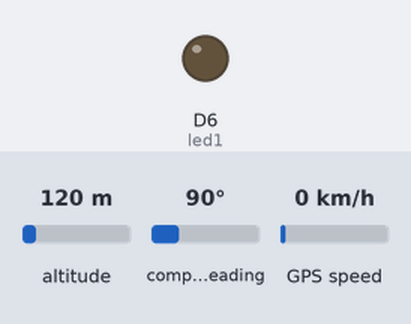
A sketch run on a simulated Particle Photon. On the bench: output pins drawn as LEDs (lit = HIGH). The inputs (shaded band) are chosen by the test bench; at power-on: altitude 120 m, compass heading 90°, GPS speed 0 km/h. The GPS gets a fix after 3 s at 37.7749, -122.4194 with 8 satellites.

Above: at 8.5 s.
At 17.27 s:
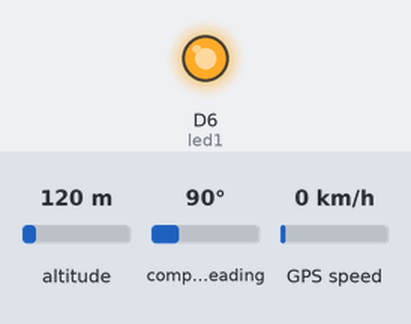
Timing chart, 0 to 21.2 s (numbered marks = the images above):
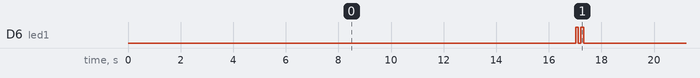

Measured:
- by itself, D6 (led1): repeats every 16.3 s: LOW 0.10 s, HIGH 0.10 s, LOW 16.0 s, HIGH 0.10 s

The sketch:

gps.ino
```cpp
#include "TinyGPS/TinyGPS.h"

TinyGPS gps;

int led1 = D6;

char szInfo[64];
char gpsDebug[512];

// Every 15 seconds
int sleep = 15 * 1000;

void setup(){
  pinMode(led1, OUTPUT);
  Serial1.begin(9600);
  Serial.begin(9600);
  Spark.function("interval", setUpdateInterval);
}

int setUpdateInterval(String command) {
    sleep = command.toInt() * 1000;
    return sleep;
}

void loop() {
    bool isValidGPS = false;

    int p = 0;
    for (unsigned long start = millis(); millis() - start < 1000;){
        // digitalWrite(led1, HIGH);
        // Check GPS data is available
        while (Serial1.available()){
            char c = Serial1.read();
            // Serial.print(c);
            // gpsDebug[p++] = c;

            // parse GPS data
            if(gps.encode(c))
                isValidGPS = true;
        }
        // digitalWrite(led1, LOW);
    }
    //gpsDebug[p] = '\0';
    //Serial.print("\n");

    // If we have a valid GPS location then publish it
    if (isValidGPS){
        float lat, lon;
        unsigned long age;

        gps.f_get_position(&lat, &lon, &age);

        sprintf(szInfo, "{\"lat\":%.6f,\"lng\":%.6f,\"sat\":%d,\"dop\":%d,\"slp\":%d}",
          (lat == TinyGPS::GPS_INVALID_F_ANGLE ? 0.0 : lat),
          (lon == TinyGPS::GPS_INVALID_F_ANGLE ? 0.0 : lon),
          gps.satellites(),
          gps.hdop(),
          sleep/1000
        );
        digitalWrite(led1, HIGH);
        delay(100);
        digitalWrite(led1, LOW);
        delay(100);
        digitalWrite(led1, HIGH);
        delay(100);
        digitalWrite(led1, LOW);
        Spark.publish("gps", szInfo, PRIVATE);
        //Serial.println(szInfo);
    }
    else{
        // Not a valid GPS location
        Spark.publish("debug", "{\"err\":\"no signal\"}", PRIVATE);
    }

    // Spark.publish("debug", gpsDebug);

    // Sleep for some time
    delay(sleep);
}
```
